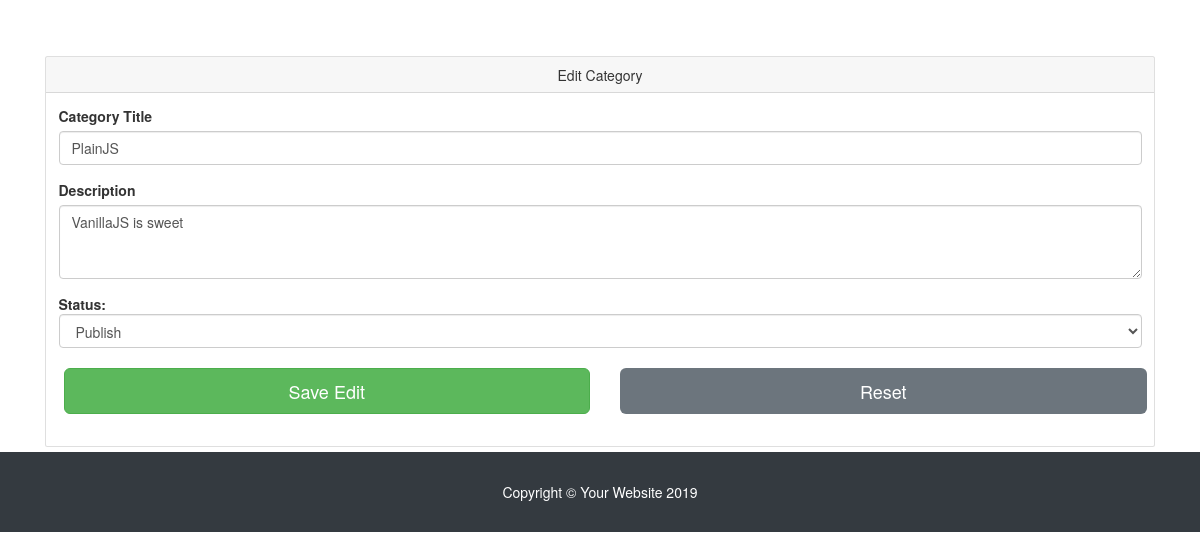
The page /admin/utlits/editCat.php?id=1 on the database as committed earlier.
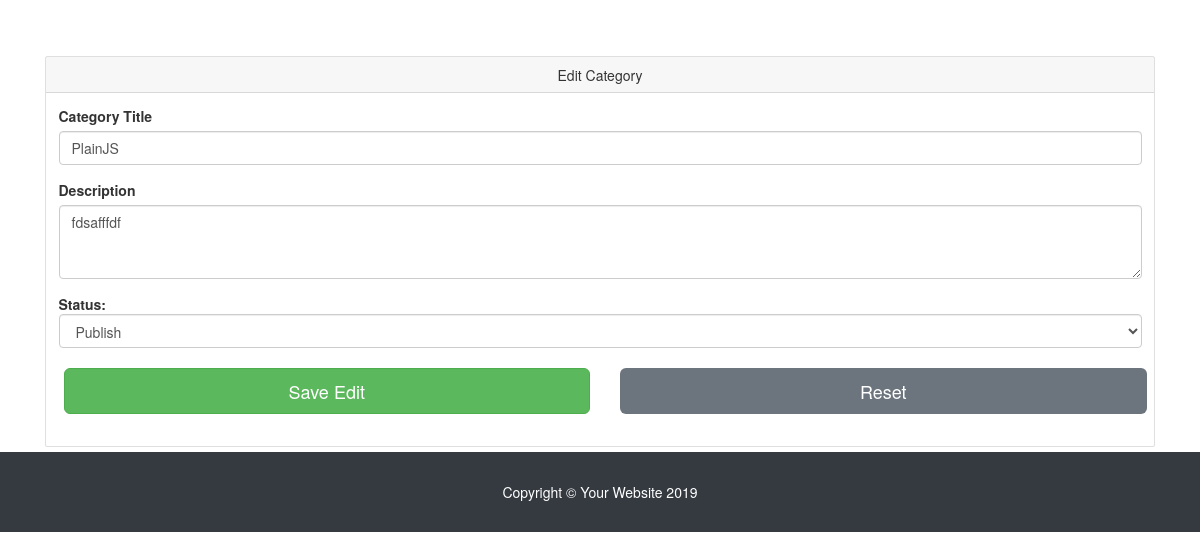
The same page on the database as committed later.
### tables this page shows
CREATE TABLE `tbl_category` (
  `cat_id` int(11) NOT NULL,
  `cat_name` varchar(100) NOT NULL,
  `cat_description` varchar(255) NOT NULL,
  `cat_status` int(2) NOT NULL DEFAULT '0',
  `created_at` timestamp NOT NULL DEFAULT CURRENT_TIMESTAMP
);

### admin/utlits/editCat.php (the view, shortened to what this page needs)
<?php include_once "includes/header.php";
include "function/functions.php"; ?>
<link rel="stylesheet" href="https://cdnjs.cloudflare.com/ajax/libs/twitter-bootstrap/3.3.5/css/bootstrap.min.css">
<div class="container pb-2">
    <div class="card">
        <div class="card-header text-center">
            Edit Category
        </div>
        <div class="card-body">
            <?php
            if (isset($_GET['id'])) {
                $id = $_GET['id'];
                $sql = "SELECT * FROM `tbl_category` WHERE `cat_id` = $id";
                $result = $db->query($sql) or die($db->error);;
                $row = $result->fetch_assoc();
                ?>
                <form action="operations/edit_category.php" method="post" id="editCat">
                    <div class="form-group">
                        <label for="catTitle">Category Title</label>
                        <input type="text" name="cat_name" class="form-control" value="<?php echo $row['cat_name']; ?>" id="catTitle" placeholder="Category Name">
                    </div>
                    <div class="form-group">
                        <label for="catContent">Description</label>
                        <textarea class="form-control" name="cat_description" id="catContent" rows="3"><?php echo $row['cat_description']; ?></textarea>
                    </div>
                    <div class="form-group">
                        <b>Status: </b>
                        <select name="cat_status" class="form-control">
                            <option value="1">Publish</option>
                        </select>
                    </div>
                    <div class="form-group row">
                        <div class="col-sm-6">
                            <button type="submit" name="editCategory" class="btn btn-success btn-block btn-lg text-center p-3 m-2">Save Edit</button>
                        </div>
                        <div class="col-sm-6">
                            <button type="reset" class="btn btn-secondary btn-block btn-lg text-center p-3 m-2">Reset</button>
                        </div>
                    </div>
                </form>
            <?php } ?>
        </div>
    </div>
</div>
<?php include_once "includes/footer.php"; ?>

Rows that differ between the two databases and show on the page:
changed tbl_category "PlainJS": cat_description "VanillaJS is sweet" → "fdsafffdf"
